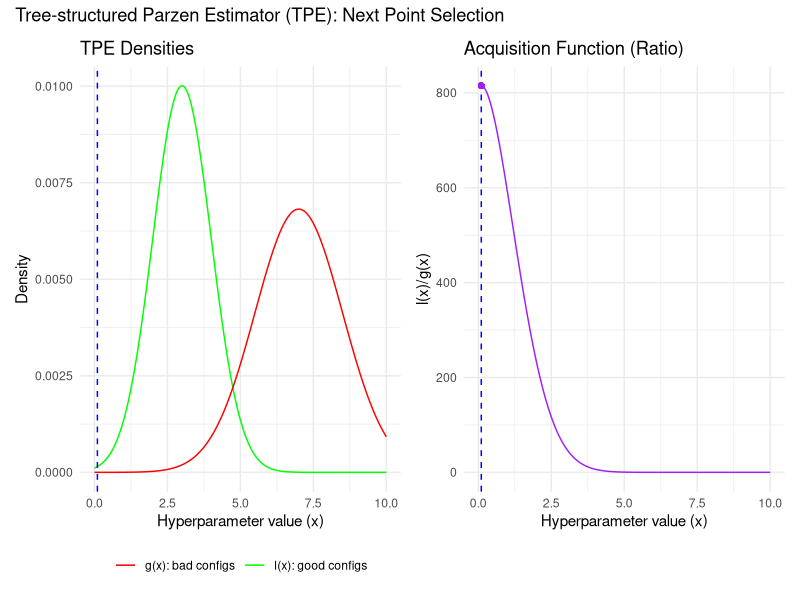

This chart was generated by the following R code:
## ---- chunk 1
library(ggplot2)
library(dplyr)
library(patchwork)  # for side-by-side layout

# Data
x <- seq(0, 10, length.out = 400)

# Define densities
good_density <- dnorm(x, mean = 3, sd = 1)
bad_density  <- dnorm(x, mean = 7, sd = 1.5)

# Normalize densities
good_density <- good_density / sum(good_density)
bad_density  <- bad_density / sum(bad_density)

# Ratio
ratio <- good_density / (bad_density + 1e-8)

# Find best point
best_idx <- which.max(ratio)
best_x <- x[best_idx]

# Data frame
df <- data.frame(
  x = x,
  good = good_density,
  bad = bad_density,
  ratio = ratio
)

# Left plot: densities
p1 <- ggplot(df, aes(x)) +
  geom_line(aes(y = good, color = "l(x): good configs")) +
  geom_line(aes(y = bad, color = "g(x): bad configs")) +
  geom_vline(xintercept = best_x, linetype = "dashed", color = "blue") +
  labs(title = "TPE Densities",
       x = "Hyperparameter value (x)",
       y = "Density") +
  scale_color_manual(values = c("l(x): good configs" = "green",
                                "g(x): bad configs" = "red")) +
  theme_minimal() +
  theme(legend.title = element_blank(),
  legend.position = "bottom")

# Right plot: ratio
p2 <- ggplot(df, aes(x, ratio)) +
  geom_line(color = "purple") +
  geom_vline(xintercept = best_x, linetype = "dashed", color = "blue") +
  geom_point(aes(x = best_x, y = ratio[best_idx]), color = "purple") +
  labs(title = "Acquisition Function (Ratio)",
       x = "Hyperparameter value (x)",
       y = "l(x)/g(x)") +
  theme_minimal()

# Combine
p1 + p2 + plot_annotation(
  title = "Tree-structured Parzen Estimator (TPE): Next Point Selection"
)
